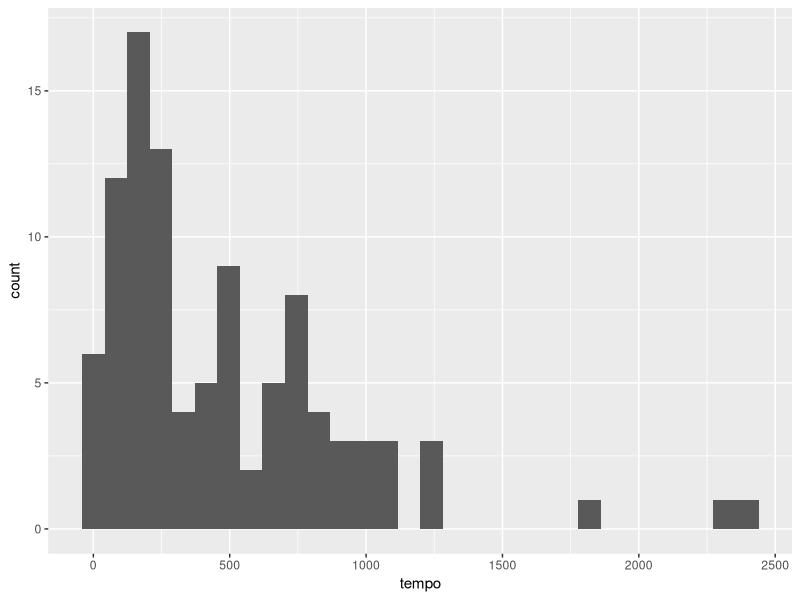
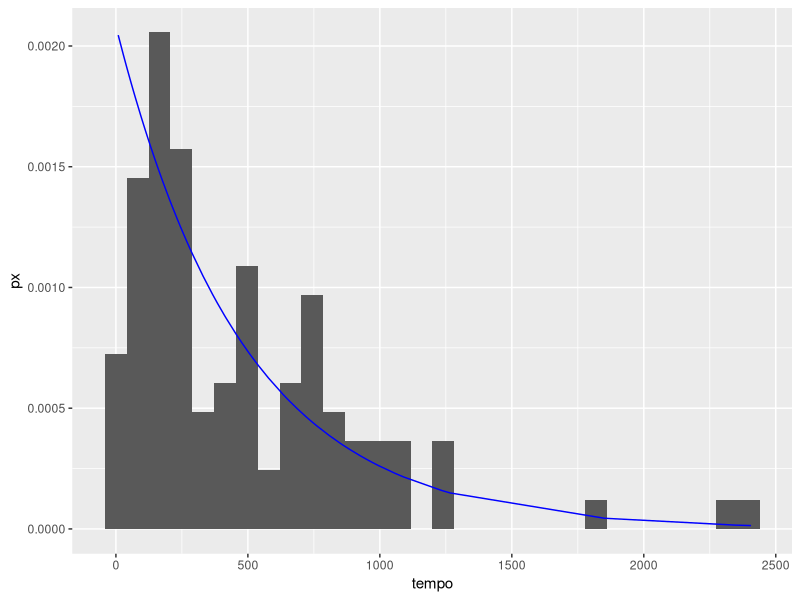
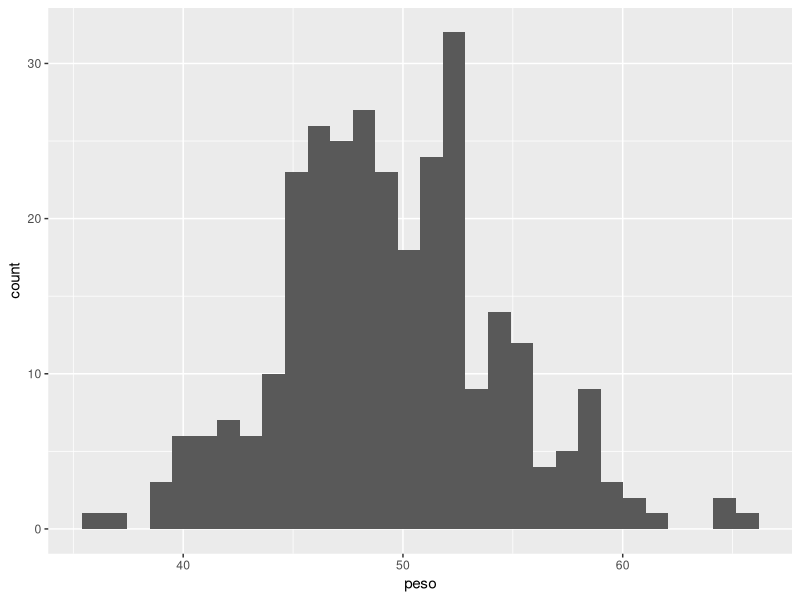
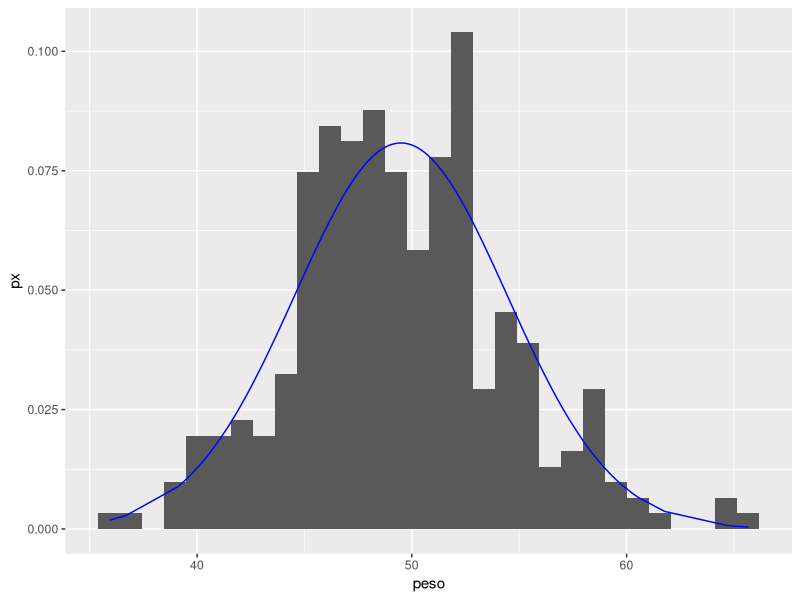

Here is the R script that generated these plots, in order:
install.packages("ggplot2")
library(ggplot2)

### ex 1
dados_1=read.csv('ex1.csv', dec = "." )
dados_1
ggplot(dados_1,aes(tempo))+geom_histogram()

media = mean(dados_1$tempo)
dados_1$px=dexp(dados_1$tempo,1/media)
ggplot(dados_1,aes(tempo,px))+geom_histogram(aes(y=..density..))+geom_line(col='blue')


## ex 4
dados_4=read.csv('ex4.csv', dec = "." )
dados_4
ggplot(dados_4,aes(peso))+geom_histogram()


media = mean(dados_4$peso)
desvio = sd(dados_4$peso)
pnorm(45,media,desvio )+(1-pnorm(55,media,desvio))


dados_4$px=dnorm(dados_4$peso,media,desvio)
ggplot(dados_4,aes(peso,px))+geom_histogram(aes(y=..density..))+geom_line(col='blue')


### exercico 3 

leves = qnorm(0.3,media, desvio)
leves
pesados = qnorm(0.7,media, desvio)
pesados 



# Determinar os limites dos pesos para classificação
limite_leve <- qnorm(0.3, mean = media, desvio)  # 30% mais baixos
limite_medio_inferior <- qnorm(0.3, mean = media, desvio)  # 30%
limite_medio_superior <- qnorm(0.7, mean = media,desvio)  # 70%
limite_pesado <- qnorm(0.7, mean = media, desvio)  # 30% mais altos

# Exibir os resultados
limite_leve
limite_medio_inferior
limite_medio_superior
limite_pesado


